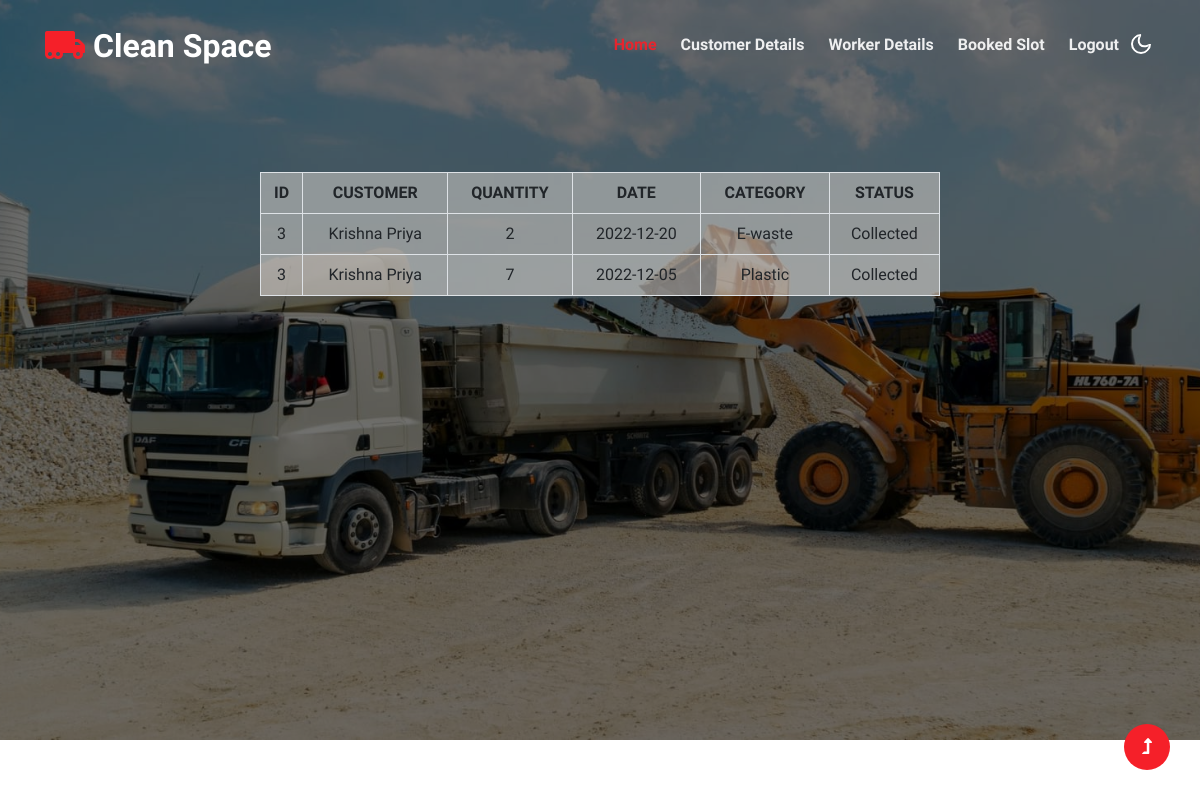
The app's page /collected.php with its own data.
### tables this page shows
CREATE TABLE `customer_request` (
  `id` int(11) NOT NULL,
  `customerid` varchar(20) NOT NULL,
  `status` varchar(20) NOT NULL,
  `sack` int(11) NOT NULL,
  `date` date NOT NULL,
  `category` varchar(20) NOT NULL
);

CREATE TABLE `customer_registration` (
  `id` int(11) NOT NULL,
  `name` varchar(20) NOT NULL,
  `email` varchar(50) NOT NULL,
  `address` varchar(25) NOT NULL,
  `pincode` int(6) NOT NULL,
  `ward` varchar(11) NOT NULL,
  `phno` bigint(10) NOT NULL,
  `password` varchar(10) NOT NULL
);

### collected.php (the view, shortened to what this page needs)
<!doctype html>
<html lang="en">
<head>
    <link rel="stylesheet" href="assets/css/style-starter.css">
</head>
<body>
    <header id="site-header" class="fixed-top">
        <div class="container">
            <nav class="navbar navbar-expand-lg navbar-light stroke py-lg-0">
                <h1><a class="navbar-brand" href="index.html">
                        <i class="fas fa-truck-moving"></i> Clean Space
                    </a></h1>
                <div class="collapse navbar-collapse" id="navbarScroll">
                    <ul class="navbar-nav ms-auto my-2 my-lg-0 navbar-nav-scroll">
                        <li class="nav-item">
                            <a class="nav-link active" aria-current="page" href="index.html">Home</a>
                        </li>
                        <li class="nav-item">
                            <a class="nav-link" href="customerdisp.php">customer details</a>
                        </li>
                        <li class="nav-item">
                            <a class="nav-link" href="workerdisp.php">worker details</a>
                        </li>
                        <li class="nav-item">
                            <a class="nav-link" href="bookdisp.php">booked slot</a>
                        </li>
                        <li class="nav-item">
                            <a class="nav-link" href="login.php">Logout</a>
                        </li>
                    </ul>
                </div>
                <div class="mobile-position">
                    <nav class="navigation">
                        <div class="theme-switch-wrapper">
                            <label class="theme-switch" for="checkbox">
                                <div class="mode-container">
                                    <i class="gg-moon"></i>
                                </div>
                            </label>
                        </div>
                    </nav>
                </div>
            </nav>
        </div>
    </header>
    <section class="w3l-main-slider banner-slider" id="home">
                <div class="slider-info banner-view banner-top1">
                    <div class="container">
                        <div class="banner-info header-hero-19">
<table class="table table-bordered table-hover table-striped"  style="background-color:rgba(237, 231, 225, 0.5);margin-top:50px" align="center" >
		<thread>
			<th>ID</th>
			<th>CUSTOMER</th>
			<th>QUANTITY</th>
            <th>DATE</th>
            <th>CATEGORY</th>
            <th>STATUS</th>
        </thread>
		<tbody>
		<?php
		include'connection.php';
		$sql="select*from customer_request,customer_registration where customer_registration.id=customer_request.customerid AND status='collected'";
		$result=$conn->query($sql);
		while($row=$result->fetch_assoc())
		{
			echo"<tr><td>".$row['id']."</td>";
			echo"<td>".$row['name']."</td>";
			echo"<td>".$row['sack']."</td>";
            echo"<td>".$row['date']."</td>";
            echo"<td>".$row['category']."</td>";
            echo"<td>".$row['status']."</td>";
		}
	?>
	</tbody>
</table>
<li class="nav-item">
                        <a class="nav-link" href="booking.php">
                        </li>
                        </div>
                    </div>
                </div>
    </section>
        <button onclick="topFunction()" id="movetop" title="Go to top">
            <span class="fas fa-level-up-alt" aria-hidden="true"></span>
        </button>
</body>
</html>

### records on screen
customer_request: customer_registration.id "3", customer_registration.name "Krishna Priya", sack "2", date "2022-12-20", category "E-waste", status "Collected"
customer_request: customer_registration.id "3", customer_registration.name "Krishna Priya", sack "7", date "2022-12-05", category "Plastic", status "Collected"
